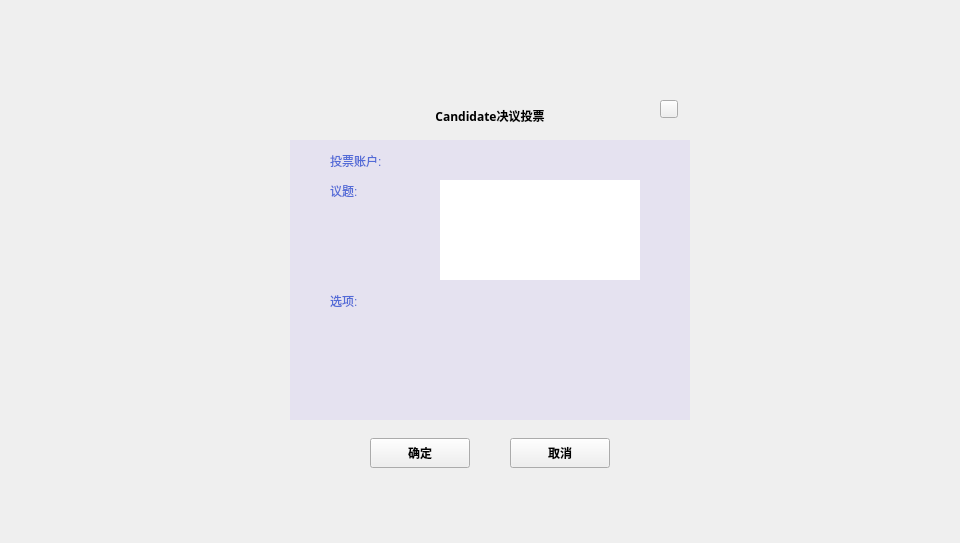
<?xml version="1.0" encoding="UTF-8"?>
<ui version="4.0">
 <class>CitizenResolutionDialog</class>
 <widget class="QDialog" name="CitizenResolutionDialog">
  <property name="geometry">
   <rect>
    <x>0</x>
    <y>0</y>
    <width>960</width>
    <height>543</height>
   </rect>
  </property>
  <property name="windowTitle">
   <string>Dialog</string>
  </property>
  <widget class="QWidget" name="widget" native="true">
   <property name="geometry">
    <rect>
     <x>0</x>
     <y>0</y>
     <width>960</width>
     <height>543</height>
    </rect>
   </property>
   <property name="font">
    <font>
     <family>Microsoft YaHei UI Light</family>
     <weight>75</weight>
     <bold>true</bold>
    </font>
   </property>
   <widget class="QWidget" name="containerWidget" native="true">
    <property name="geometry">
     <rect>
      <x>290</x>
      <y>90</y>
      <width>400</width>
      <height>400</height>
     </rect>
    </property>
    <property name="font">
     <font>
      <family>微软雅黑</family>
     </font>
    </property>
    <widget class="QToolButton" name="cancelBtn">
     <property name="geometry">
      <rect>
       <x>220</x>
       <y>348</y>
       <width>100</width>
       <height>30</height>
      </rect>
     </property>
     <property name="font">
      <font>
       <family>Microsoft YaHei UI Light</family>
       <weight>75</weight>
       <bold>true</bold>
      </font>
     </property>
     <property name="cursor">
      <cursorShape>PointingHandCursor</cursorShape>
     </property>
     <property name="styleSheet">
      <string notr="true"/>
     </property>
     <property name="text">
      <string>取消</string>
     </property>
    </widget>
    <widget class="QLabel" name="nameLabel">
     <property name="geometry">
      <rect>
       <x>110</x>
       <y>10</y>
       <width>180</width>
       <height>31</height>
      </rect>
     </property>
     <property name="font">
      <font>
       <family>Microsoft YaHei UI Light</family>
       <weight>75</weight>
       <bold>true</bold>
      </font>
     </property>
     <property name="text">
      <string>Candidate决议投票</string>
     </property>
     <property name="alignment">
      <set>Qt::AlignCenter</set>
     </property>
    </widget>
    <widget class="QToolButton" name="okBtn">
     <property name="geometry">
      <rect>
       <x>80</x>
       <y>348</y>
       <width>100</width>
       <height>30</height>
      </rect>
     </property>
     <property name="font">
      <font>
       <family>Microsoft YaHei UI Light</family>
       <weight>75</weight>
       <bold>true</bold>
      </font>
     </property>
     <property name="cursor">
      <cursorShape>PointingHandCursor</cursorShape>
     </property>
     <property name="styleSheet">
      <string notr="true"/>
     </property>
     <property name="text">
      <string>确定</string>
     </property>
    </widget>
    <widget class="QToolButton" name="closeBtn">
     <property name="geometry">
      <rect>
       <x>370</x>
       <y>10</y>
       <width>18</width>
       <height>18</height>
      </rect>
     </property>
     <property name="cursor">
      <cursorShape>PointingHandCursor</cursorShape>
     </property>
     <property name="focusPolicy">
      <enum>Qt::NoFocus</enum>
     </property>
     <property name="styleSheet">
      <string notr="true"/>
     </property>
     <property name="text">
      <string/>
     </property>
    </widget>
    <widget class="QScrollArea" name="scrollArea">
     <property name="geometry">
      <rect>
       <x>0</x>
       <y>50</y>
       <width>400</width>
       <height>280</height>
      </rect>
     </property>
     <property name="styleSheet">
      <string notr="true">QScrollArea{border:none;}</string>
     </property>
     <property name="widgetResizable">
      <bool>true</bool>
     </property>
     <widget class="QWidget" name="scrollAreaWidgetContents">
      <property name="geometry">
       <rect>
        <x>0</x>
        <y>0</y>
        <width>400</width>
        <height>280</height>
       </rect>
      </property>
      <property name="styleSheet">
       <string notr="true">#scrollAreaWidgetContents{background-color: rgb(229, 226, 240);}</string>
      </property>
      <widget class="QStackedWidget" name="stackedWidget_fee">
       <property name="geometry">
        <rect>
         <x>100</x>
         <y>170</y>
         <width>200</width>
         <height>140</height>
        </rect>
       </property>
      </widget>
      <widget class="QLabel" name="label_6">
       <property name="geometry">
        <rect>
         <x>40</x>
         <y>10</y>
         <width>91</width>
         <height>21</height>
        </rect>
       </property>
       <property name="styleSheet">
        <string notr="true">QLabel{color: rgb(83,107,215);
font: 11px &quot;Microsoft YaHei UI Light&quot;;}</string>
       </property>
       <property name="text">
        <string>投票账户:</string>
       </property>
      </widget>
      <widget class="QLabel" name="label_5">
       <property name="geometry">
        <rect>
         <x>40</x>
         <y>40</y>
         <width>100</width>
         <height>21</height>
        </rect>
       </property>
       <property name="styleSheet">
        <string notr="true">QLabel{color: rgb(83,107,215);
font: 11px &quot;Microsoft YaHei UI Light&quot;;}</string>
       </property>
       <property name="text">
        <string>议题:</string>
       </property>
      </widget>
      <widget class="QPlainTextEdit" name="titlePlainTextEdit">
       <property name="geometry">
        <rect>
         <x>150</x>
         <y>40</y>
         <width>200</width>
         <height>100</height>
        </rect>
       </property>
       <property name="styleSheet">
        <string notr="true">QPlainTextEdit{background-color:white;border:none;}</string>
       </property>
      </widget>
      <widget class="QLabel" name="accountLabel">
       <property name="geometry">
        <rect>
         <x>180</x>
         <y>10</y>
         <width>140</width>
         <height>21</height>
        </rect>
       </property>
       <property name="styleSheet">
        <string notr="true">QLabel{font: 11px &quot;Microsoft YaHei UI Light&quot;;}</string>
       </property>
       <property name="text">
        <string/>
       </property>
      </widget>
      <widget class="QLabel" name="label_7">
       <property name="geometry">
        <rect>
         <x>40</x>
         <y>150</y>
         <width>100</width>
         <height>21</height>
        </rect>
       </property>
       <property name="styleSheet">
        <string notr="true">QLabel{color: rgb(83,107,215);
font: 11px &quot;Microsoft YaHei UI Light&quot;;}</string>
       </property>
       <property name="text">
        <string>选项:</string>
       </property>
      </widget>
     </widget>
    </widget>
    <zorder>scrollArea</zorder>
    <zorder>cancelBtn</zorder>
    <zorder>nameLabel</zorder>
    <zorder>okBtn</zorder>
    <zorder>closeBtn</zorder>
   </widget>
  </widget>
 </widget>
 <resources/>
 <connections/>
</ui>
